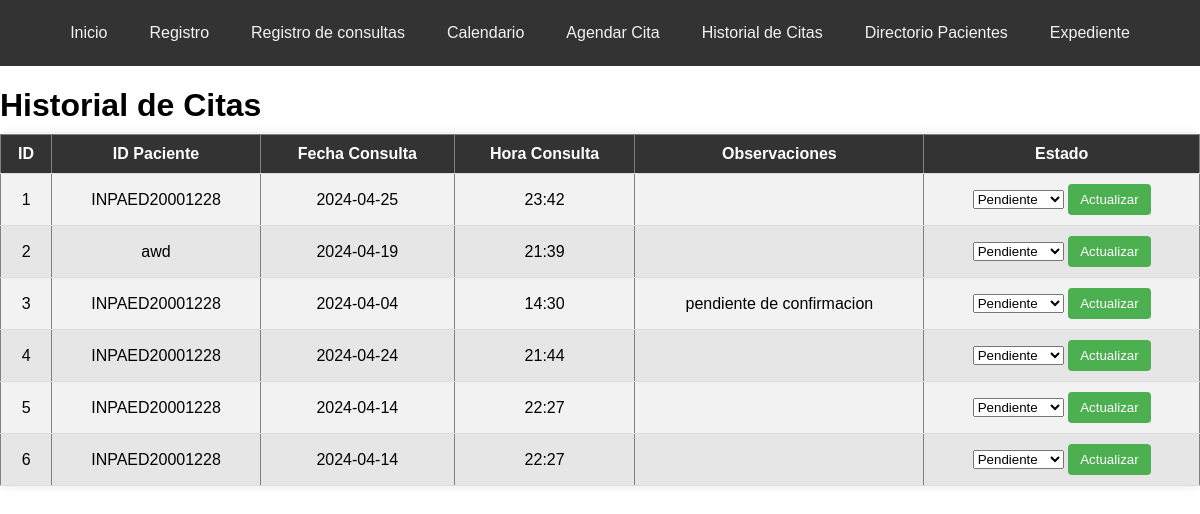
The app's page /historial_citas (signed in), older data.
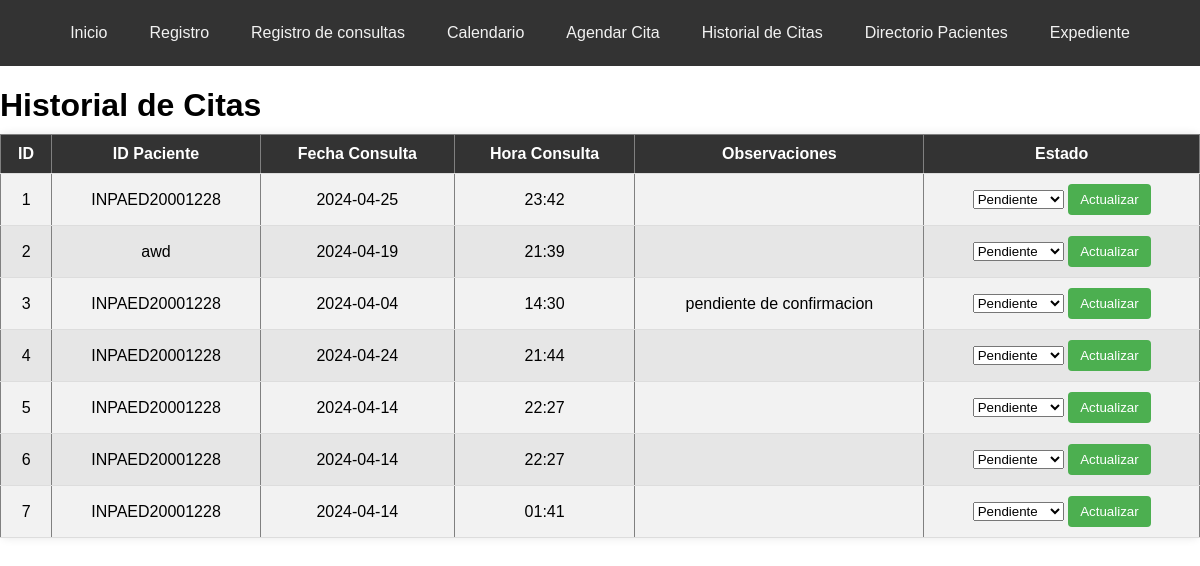
The same page, newer data.
### tables this page shows
CREATE TABLE citas (
                    id_cita INTEGER PRIMARY KEY AUTOINCREMENT,
                    id_paciente TEXT,
                    fecha_consulta TEXT NOT NULL,
                    hora_consulta TEXT NOT NULL, 
                    observaciones TEXT,
                    estado TEXT DEFAULT 'Pendiente',
                    FOREIGN KEY (id_paciente) REFERENCES pacientes(id_paciente)
                );

### app.py (the view)
@app.route('/historial_citas', methods=['GET'])
@login_required
def historial_citas():
    with get_db_connection() as connection:
        cursor = connection.cursor()
        cursor.execute("SELECT id_cita, id_paciente, fecha_consulta, hora_consulta, observaciones, estado FROM citas")
        citas = cursor.fetchall()
    return render_template('historial_citas.html', citas=citas)

### app.py (called while the page is built)
def get_db_connection():
    return sqlite3.connect('nutricion_consulta.db')

def login_required(f):
    @wraps(f)
    def decorated_function(*args, **kwargs):
        if 'username' not in session:
            return redirect(url_for('login'))
        return f(*args, **kwargs)
    return decorated_function

### templates/historial_citas.html (shortened to what this page needs)
<!DOCTYPE html>
<html lang="es">
<head>
</head>
<body>
    <div class="navbar">
        <a href="/">Inicio</a>
        <a href="/registro">Registro</a>
        <a href="/consultar">Registro de consultas</a>
        <a href="/options">Calendario</a>
        <a href="/agendar_cita">Agendar Cita</a>
        <a href="/historial_citas">Historial de Citas</a>
        <a href="/directorio_pacientes">Directorio Pacientes</a>
        <a href="/crear_expediente">Expediente</a>
    </div>
    <div class="container">
        <h1>Historial de Citas</h1>
        <table border="1">
            <tr>
                <th>ID</th>
                <th>ID Paciente</th>
                <th>Fecha Consulta</th>
                <th>Hora Consulta</th>
                <th>Observaciones</th>
                <th>Estado</th>
            </tr>
            {% for cita in citas %}
            <tr>
                <td>{{ cita[0] }}</td>
                <td>{{ cita[1] }}</td>
                <td>{{ cita[2] }}</td>
                <td>{{ cita[3] }}</td>
                <td>{{ cita[4] }}</td>
                <td>
                    <form action="/actualizar_estado" method="POST">
                        <select name="estado">
                            <option value="Pendiente" {% if cita[5] == 'Pendiente' %}selected{% endif %}>Pendiente</option>
                        </select>
                        <input type="submit" value="Actualizar">
                    </form>
                </td>
            </tr>
            {% endfor %}
        </table>
    </body>
    </html>

### templates/historial_citas.html (style rules this page uses)
body { font-family: Arial, sans-serif; margin: 0; padding: 0; background-image: url('https://img.freepik.com/vector-gratis/fondo-frutas-verduras_23-2148485148.jpg?w=740&t=st=1713248651~exp=1713249251~hmac=30e168e9f2d449c4894d64a9e7ff69ce1449d8aca24ba3c0d846298490ca6041'); background-size: cover; background-position: center; background-repeat: no-repeat; }
.navbar { overflow: hidden; background-color: #333; display: flex; justify-content: center; padding: 10px 0; }
.navbar a { color: #f2f2f2; text-align: center; padding: 14px 16px; text-decoration: none; transition: background-color 0.3s ease; border-radius: 5px; margin: 0 5px; }
h1 { margin-bottom: 10px; }
table { width: 100%; border-collapse: collapse; margin-bottom: 20px; background-color: #fff; border-radius: 8px; box-shadow: 0 0 10px rgba(0, 0, 0, 0.1); }
th, td { padding: 10px; text-align: center; border-bottom: 1px solid #ddd; transition: background-color 0.3s; }
th { background-color: #333; color: #ffffff; }
tr:nth-child(even) { background-color: #f2f2f2; }
tr:nth-child(odd) { background-color: #e6e6e6; }
input[type="submit"] { background-color: #4CAF50; color: white; border: none; padding: 8px 12px; border-radius: 4px; cursor: pointer; }

Row changes from the older to the newer data that the page shows:
added citas: id_cita "7", id_paciente "INPAED20001228", fecha_consulta "2024-04-14", hora_consulta "01:41", estado "Pendiente"
